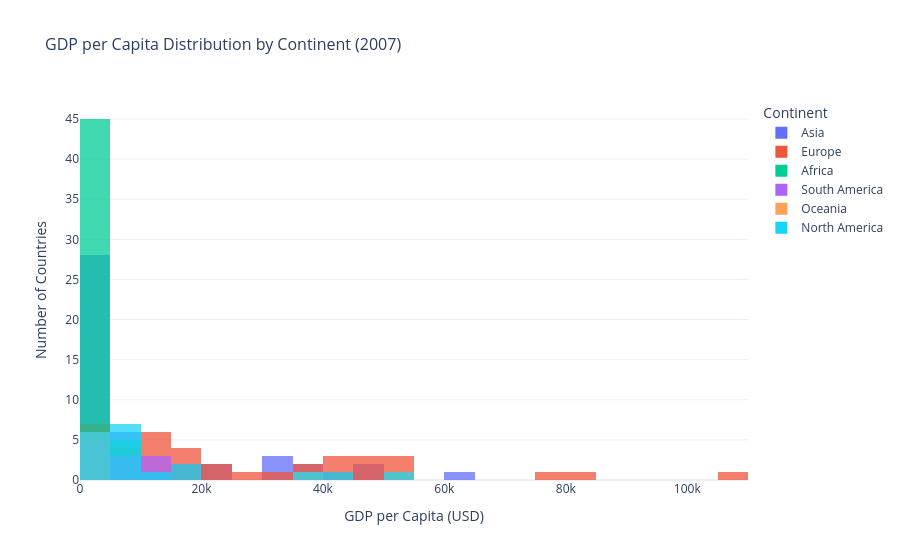

Notebook code for this chart:
### Markdown cell above
---

## Visualization 1 — Histogram: Population Distribution in 2007

This histogram shows the **distribution of GDP per capita** across all countries in 2007. Most countries are clustered at lower GDP values, confirming the wide global inequality in wealth.

### Code cell
fig1 = px.histogram(
    df_2007,
    x='gdp',
    color='continent',
    nbins=40,
    title='GDP per Capita Distribution by Continent (2007)',
    labels={'gdp': 'GDP per Capita (USD)', 'count': 'Number of Countries'},
    template='plotly_white',
    barmode='overlay',
    opacity=0.75
)
fig1.update_layout(
    title_font_size=16,
    xaxis_title='GDP per Capita (USD)',
    yaxis_title='Number of Countries',
    legend_title='Continent'
)
fig1.show()

### Figure 1 — Plotly figure (JSON) as saved in the notebook; plotly's stock layout.template omitted (floating-point values rounded to 4 significant figures)
{"data": [{"bingroup": "x", "hovertemplate": "continent=Asia<br>GDP per Capita (USD)=%{x}<br>count=%{y}<extra></extra>", "legendgroup": "Asia", "marker": {"color": "#636efa", "opacity": 0.75, "pattern": {"shape": ""}}, "name": "Asia", "nbinsx": 40, "orientation": "v", "showlegend": true, "type": "histogram", "x": [409.0, 3090.0, 4410.0, 22100.0, 856.0, 1840.0, 35100.0, 824.0, 4320.0, 32400.0, 2900.0, 36400.0, 1080.0, 2400.0, 5150.0, 3630.0, 32100.0, 34000.0, 4680.0, 8440.0, 41200.0, 900.0, 1320.0, 7320.0, 7850.0, 8530.0, 2440.0, 640.0, 644.0, 17700.0, 1250.0, 2570.0, 2250.0, 60900.0, 18500.0, 46100.0, 23400.0, 2540.0, 699.0, 4830.0, 932.0, 8480.0, 3350.0, 45400.0, 1680.0, 1430.0, 2550.0], "xaxis": "x", "yaxis": "y"}, {"bingroup": "x", "hovertemplate": "continent=Europe<br>GDP per Capita (USD)=%{x}<br>count=%{y}<extra></extra>", "legendgroup": "Europe", "marker": {"color": "#EF553B", "opacity": 0.75, "pattern": {"shape": ""}}, "name": "Europe", "nbinsx": 40, "orientation": "v", "showlegend": true, "type": "histogram", "x": [3050.0, 43900.0, 4680.0, 40300.0, 3910.0, 5960.0, 12500.0, 16700.0, 53900.0, 17500.0, 46200.0, 36500.0, 37800.0, 24100.0, 11800.0, 53600.0, 51600.0, 34100.0, 13100.0, 12000.0, 105000.0, 19300.0, 2070.0, 5800.0, 45100.0, 3980.0, 75600.0, 9750.0, 19900.0, 7450.0, 10500.0, 4970.0, 13700.0, 21600.0, 27200.0, 49100.0, 81800.0, 3230.0, 44300.0], "xaxis": "x", "yaxis": "y"}, {"bingroup": "x", "hovertemplate": "continent=Africa<br>GDP per Capita (USD)=%{x}<br>count=%{y}<extra></extra>", "legendgroup": "Africa", "marker": {"color": "#00cc96", "opacity": 0.75, "pattern": {"shape": ""}}, "name": "Africa", "nbinsx": 40, "orientation": "v", "showlegend": true, "type": "histogram", "x": [3830.0, 3810.0, 981.0, 5720.0, 540.0, 302.0, 1180.0, 2920.0, 479.0, 656.0, 1170.0, 381.0, 2050.0, 1620.0, 4280.0, 3130.0, 14600.0, 3180.0, 363.0, 7300.0, 686.0, 1190.0, 684.0, 566.0, 1130.0, 912.0, 599.0, 8600.0, 495.0, 314.0, 697.0, 1510.0, 6940.0, 2570.0, 429.0, 4010.0, 417.0, 2090.0, 512.0, 1290.0, 1130.0, 501.0, 5540.0, 4280.0, 1400.0, 685.0, 450.0, 3450.0, 685.0, 1020.0, 1040.0], "xaxis": "x", "yaxis": "y"}, {"bingroup": "x", "hovertemplate": "continent=South America<br>GDP per Capita (USD)=%{x}<br>count=%{y}<extra></extra>", "legendgroup": "South America", "marker": {"color": "#ab63fa", "opacity": 0.75, "pattern": {"shape": ""}}, "name": "South America", "nbinsx": 40, "orientation": "v", "showlegend": true, "type": "histogram", "x": [12900.0, 2310.0, 7940.0, 11300.0, 4890.0, 5050.0, 4440.0, 4210.0, 4440.0, 8200.0, 11200.0], "xaxis": "x", "yaxis": "y"}, {"bingroup": "x", "hovertemplate": "continent=Oceania<br>GDP per Capita (USD)=%{x}<br>count=%{y}<extra></extra>", "legendgroup": "Oceania", "marker": {"color": "#FFA15A", "opacity": 0.75, "pattern": {"shape": ""}}, "name": "Oceania", "nbinsx": 40, "orientation": "v", "showlegend": true, "type": "histogram", "x": [52600.0, 4530.0, 36400.0, 2050.0, 4320.0, 1910.0, 3820.0, 2790.0], "xaxis": "x", "yaxis": "y"}, {"bingroup": "x", "hovertemplate": "continent=North America<br>GDP per Capita (USD)=%{x}<br>count=%{y}<extra></extra>", "legendgroup": "North America", "marker": {"color": "#19d3f3", "opacity": 0.75, "pattern": {"shape": ""}}, "name": "North America", "nbinsx": 40, "orientation": "v", "showlegend": true, "type": "histogram", "x": [35700.0, 18200.0, 4770.0, 42100.0, 9730.0, 6240.0, 5310.0, 3290.0, 3570.0, 1290.0, 2140.0, 5310.0, 9210.0, 1670.0, 9170.0, 10200.0, 6870.0, 18000.0, 54300.0], "xaxis": "x", "yaxis": "y"}], "layout": {"barmode": "overlay", "legend": {"title": {"text": "Continent"}, "tracegroupgap": 0}, "title": {"font": {"size": 16}, "text": "GDP per Capita Distribution by Continent (2007)"}, "xaxis": {"anchor": "y", "domain": [0, 1], "title": {"text": "GDP per Capita (USD)"}}, "yaxis": {"anchor": "x", "domain": [0, 1], "title": {"text": "Number of Countries"}}}}
